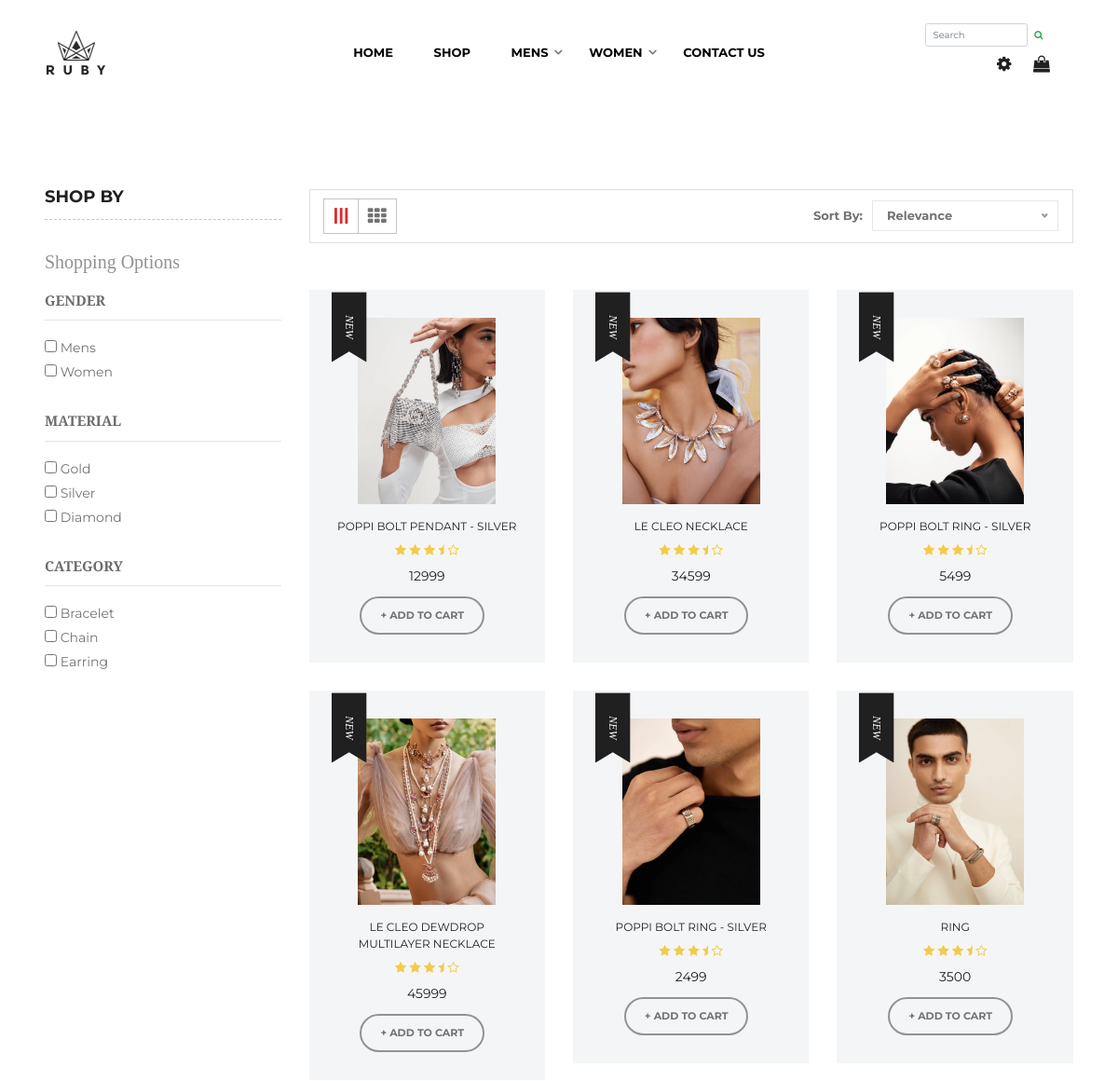
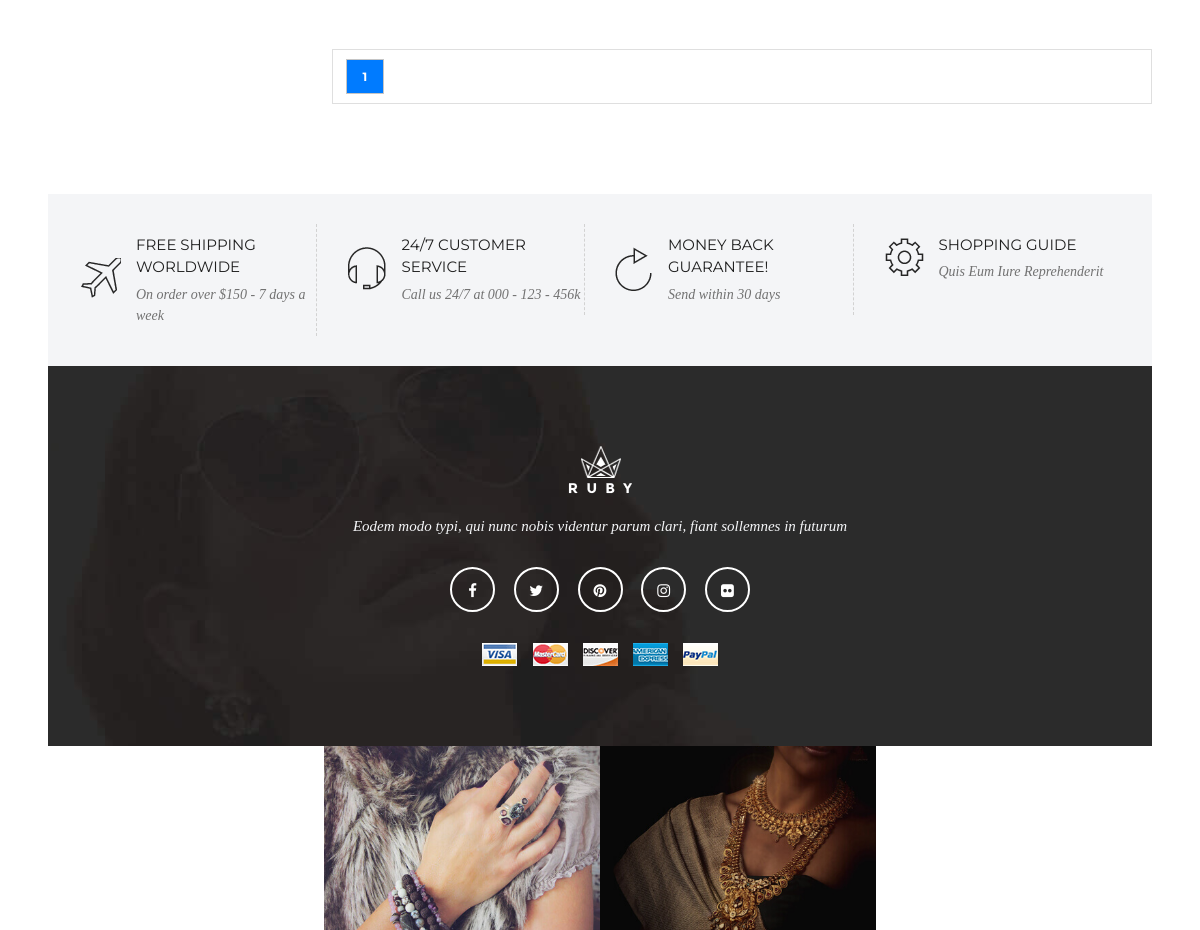
The app's page /shop/ with its own data (2 pictures, top to bottom).
### shop/models.py (models this page shows, shortened)
class main_category(models.Model):
    name=models.CharField(max_length=100)

class product(models.Model):
    stock=models.IntegerField()
    product_image=models.ImageField(upload_to='product_imgs')
    product_name=models.CharField(max_length=100)
    price=models.IntegerField()
    discount=models.IntegerField(blank=True,null=True)
    product_information=RichTextField()
    categories=models.ForeignKey(sub_category,on_delete=models.CASCADE)
    section=models.ForeignKey(section,on_delete=models.DO_NOTHING,blank=True,null=True)
    rating=models.IntegerField(blank=True,null=True)
    slug=models.SlugField(default='',max_length=500, null=True,blank=True)
    is_deleted=models.BooleanField(default=False)
    def get_absolute_url(self):
        from django.urls import reverse
        return reverse("product_detail", kwargs={'slug': self.slug})
    class Meta:
        db_table = "app_Product"

### shop/views.py (the view, shortened to what this page needs)
# urls.py: path('',include('shop.urls')),
@allow_guest_user
def shop(request):
    maincategory=main_category.objects.all().order_by('id')
    sub=sub_category.objects.values('name').distinct()
    cat=category.objects.values('name').distinct()
    if isinstance(request.user, AnonymousUser):
        device_id = request.COOKIES.get('device_id')
        wish= wishlist.objects.filter(user=device_id).values('product')
    else:
        wish= wishlist.objects.filter(user=request.user).values('product')
    gender = request.GET.get('gender', None)
    type=request.GET.get('material', None)
    user_input_search = request.GET.get('product')
    selected_sorting = request.GET.get('sort', 'Position')
    if gender:
        desired_main_category = main_category.objects.get(id=gender)
        prod= product.objects.filter(categories__category__maincat__name=desired_main_category,is_deleted=False)
    elif type:
        gold_categories = category.objects.filter(name__icontains=type)
        prod = product.objects.filter(categories__category__in=gold_categories,is_deleted=False)
    elif selected_sorting:
        if selected_sorting == "Position" :
            prod= product.objects.filter(is_deleted=False)
        elif selected_sorting == 'Name Ascen':
            prod= product.objects.filter(is_deleted=False).order_by('product_name')
        elif selected_sorting == 'Name Decen':
            prod= product.objects.filter(is_deleted=False).order_by('-product_name')
        elif selected_sorting == 'Price Ascen':
            prod= product.objects.filter(is_deleted=False).order_by('price')
        elif selected_sorting == 'Price Decen':
            prod= product.objects.filter(is_deleted=False).order_by('-price')
    else:
        prod=product.objects.filter(is_deleted=False).order_by('-id')
    page=Paginator(prod,6)
    page_number = request.GET.get('page')
    prod = page.get_page(page_number)
    context={
        'maincategory':maincategory,
        'prod':prod,
        'sub':sub,
        'cat':cat,
        'wish':wish,
    }
    return render(request,'main/shop.html',context)

### templates/main/shop.html (shortened to what this page needs)
{% extends 'base.html' %}
{% load static %}
{% block content %}
<div id="page-content-wrapper" class="p-9">
    <div class="ruby-container">
        <div class="row">
            <div class="col-lg-3 mt-5 mt-lg-0">
                <div id="sidebar-area-wrap">
                    <div class="single-sidebar-wrap">
                        <h2 class="sidebar-title">Shop By</h2>
                        <div class="sidebar-body">
                            <div class="shopping-option">
                                <form id="checkboxForm" action="{% url 'shop' %}" method="get">
                                <h3>Shopping Options</h3>
                                <div class="shopping-option-item">
                                    <h4>GENDER</h4>
                                    <hr>
                                    <br>
                                    <ul class="sidebar-list">
                                        {% for i in maincategory %}
                                        <label>
                                            <input type="checkbox" name="gender" value="{{ i.id }}"> {{ i.name }}
                                        </label><br>
                                        {% endfor %}
                                    </ul>
                                </div>
                                <div class="shopping-option-item">
                                    <h4>MATERIAL</h4>
                                    <hr>
                                    <br>
                                    <ul class="sidebar-list">
                                        {% for i in cat %}
                                        <label>
                                            <input type="checkbox" name="material" value="{{ i.name }}"> {{ i.name }}
                                        </label><br>
                                        {% endfor %}
                                    </ul>
                                </div>
                                <div class="shopping-option-item">
                                    <h4>CATEGORY</h4>
                                    <hr>
                                    <br>
                                    <ul class="sidebar-list">
                                        {% for i in sub %}
                                        <label>
                                            <input type="checkbox" name="category" value="{{ i.id }}"> {{ i.name }}
                                        </label><br>
                                        {% endfor %}
                                    </ul>
                                </div>
                            </form>
                            </div>
                        </div>
                    </div>
                </div>
            </div>
            <div class="col-lg-9 order-first order-lg-last">
                <div class="shop-page-content-wrap">
                    <div class="products-settings-option d-block d-md-flex">
                        <div class="product-cong-left d-flex align-items-center">
                            <ul class="product-view d-flex align-items-center">
                                <li class="current column-gird"><i class="fa fa-bars fa-rotate-90"></i></li>
                                <li class="box-gird"><i class="fa fa-th"></i></li>
                            </ul>
                        </div>
                        <div class="product-sort_by d-flex align-items-center mt-3 mt-md-0">
                            <label for="sort">Sort By:</label>
                        </div>
                    </div>
                    <div class="shop-page-products-wrap">
                        <div class="products-wrapper">
                            <div class="row">
                                {% for i in prod %}
                                <div class="col-lg-4 col-sm-6">
                                    <div class="single-product-item text-center">
                                        <figure class="product-thumb">
                                            <a href="{{i.get_absolute_url}}">
                                    <img src="{{i.product_image.url}}" alt="Products" class="img-fluid" style="height: 200px;">
                                  </a>
                                        </figure>
                                        <div class="product-details">
                                            <h2><a href="{{i.get_absolute_url}}">{{i.product_name}}</a></h2>
                                            <div class="rating">
                                                <i class="fa fa-star"></i>
                                                <i class="fa fa-star"></i>
                                                <i class="fa fa-star"></i>
                                                <i class="fa fa-star-half"></i>
                                                <i class="fa fa-star-o"></i>
                                            </div>
                                            <span class="price">{{i.price}}</span>
                                            <a class="btn btn-add-to-cart addToCartBtn" data-product-id="{{ i.id }}" >+ Add to Cart</a>
                                        </div>
                                        <span class="product-bedge">New</span>
                                    </div>
                                </div>{% endfor %}
                            </div>
                        </div>
                    </div>
                    <div class="products-settings-option d-block d-md-flex">
                        <nav class="page-pagination">
                            <ul class="pagination">
                                <li class="page-item active">
                                    <a class="page-link" href="">{{prod.number}}</a>
                                </li>
                            </ul>
                        </nav>
                    </div>
                </div>
            </div>
        </div>
    </div>
</div>
{% endblock %}

### templates/includes/header.html (shortened to what this page needs)
{% load static %}
{% load cart_tag %}
<header id="header-area" class="header__3">
    <div class="ruby-container">
        <div class="row">
            <div class="col-3 col-lg-1 col-xl-2 m-auto">
                <a href="{% url 'index' %}" class="logo-area">
                    <img src="{% static 'assets/img/logo-black.png' %}" alt="Logo" class="img-fluid"/>
                </a>
            </div>
            <div class="col-3 col-lg-9 col-xl-8 m-auto">
                <div class="main-menu-wrap">
                    <nav id="mainmenu">
                        <ul>
                            <li class=""><a href="{%url 'index' %}">Home</a>
                            </li>
                            <li class=""><a href="{% url 'shop'%}">Shop</a>
                            </li>
                            {% for i in maincategory %}
                            <li class="dropdown-show"><a href="http://127.0.0.1:8000/shop/?gender=1">{{i.name}}</a>
                            </li>
                            {% endfor %}
                            <li><a href="{% url 'contact' %}">Contact Us</a></li>
                        </ul>
                    </nav>
                </div>
            </div>
            <div class="col-6 col-lg-2 m-auto">
                <div class="header-right-meta text-right">
                    <ul>
                        <li><form class="d-flex" role="search" action = "{% url 'shop' %}" method = 'get'>
                            <input class="form-control me-2" name = "product" type="search" placeholder="Search" aria-label="Search">
                            <button class="btn btn-outline-success" type="submit"><i class="fa fa-search"></i></button>
                          </form></li>
                        <li class="settings"><a href="#"><i class="fa fa-cog"></i></a>
                        </li>
                        <li class="shop-cart"><a href="{% url 'cart_detail'%}"><i class="fa fa-shopping-bag"></i> </a>
                        </li>
                    </ul>
                </div>
            </div>
        </div>
    </div>
</header>

### records on screen
main_category: name "MENS", name "Mens"
main_category: name "WOMEN", name "Women"
product: product_image (picture), product_name "POPPI BOLT PENDANT - SILVER", price "12999"
product: product_image (picture), product_name "LE CLEO NECKLACE", price "34599"
product: product_image (picture), product_name "POPPI BOLT RING - SILVER", price "5499"
product: product_image (picture), product_name "LE CLEO DEWDROP MULTILAYER NECKLACE", price "45999"
product: product_image (picture), product_name "POPPI BOLT RING - SILVER", price "2499"
product: product_image (picture), product_name "RING", price "3500"

### other values on screen
{{ i.name }} "Gold" "Silver" "Diamond"
{{ i.name }} "Bracelet" "Chain" "Earring"
{{ prod.number }} "1"
